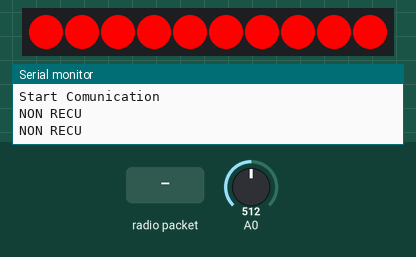
Simulated run of this sketch. Board: Arduino Uno, built with avr-gcc and run on an emulated ATmega328P. On the bench: 10 RGB LEDs in strip order, left to right, the last lines printed to the serial monitor. Inputs (shaded band) come from the test bench; at power-on: A0 = 512. No radio packets arrive unless stated.

Above: at 1.8 s.
1.9 s: radio packet "1" arrives
At 2.5 s:
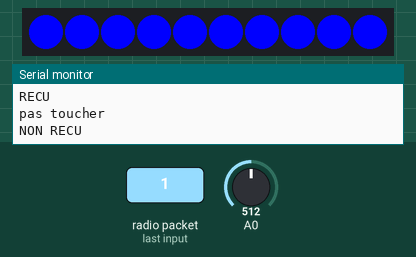
Timing chart, 0 to 4.9 s (numbered marks = the images above; inputs shaded):
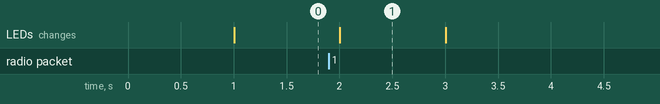

Measured:
- after the input at 1.9 s, the LEDs: change after 0.11 s (image 1)
- what the display in image 1 shows lasts 1.0 s, from 2.0 s to 3.0 s

The sketch:

photores_recepteur_radio_sans_buzzer.ino
```cpp
 //Julien CONSTANT
//TS1


//ENTREES :

//leds :
#include <Adafruit_NeoPixel.h>

#define PIN_LED 4  //broche connexion Din de l'Arduino
#define LED_COUNT 10

Adafruit_NeoPixel strip = Adafruit_NeoPixel(LED_COUNT, PIN_LED, NEO_GRB + NEO_KHZ800);

int photodetect;
int diminution;

//radio
#include <RH_ASK.h> //dossier radio
#include <SPI.h>

RH_ASK rf_driver;

//SETUP :
void setup()
{
  Serial.begin(9600);
  Serial.println("Start Comunication");

  strip.begin(); //init des leds
  strip.show();

  rf_driver.init();
}

//EXE :
void loop()
{
  uint8_t buf[24];
  uint8_t buflen = sizeof(buf);

  photodetect = analogRead(0);
  diminution = photodetect*0.1; //On diminue la valeur de la photodiode pour détecter les plus grandes variations

  if (rf_driver.recv(buf, &buflen)) //Si signal recu
  {
    Serial.println("RECU");
    if (diminution >= 60) //Si cible touchee
    {
      Serial.println("toucher");

      strip.show();
      for (int i=0; i<strip.numPixels(); i ++)
      {
        long couleur = strip.Color(0, 255, 0);
        strip.setPixelColor(i, couleur);
      }
    }
    else //Si cible non touchee
    {
      Serial.println("pas toucher");

      strip.show();
      for (int  i=0; i<strip.numPixels(); i++)
      {
        long couleur = strip.Color(0, 0, 255);
        strip.setPixelColor(i, couleur);
      }
    }
  }
  else;
  {
    Serial.println("NON RECU"); //signal non recu

    strip.show();
    for (int  i=0; i<strip.numPixels(); i++)
    {
      long couleur = strip.Color(255, 0, 0);
      strip.setPixelColor(i, couleur);
    }
  }
  delay(1000);
}
```
